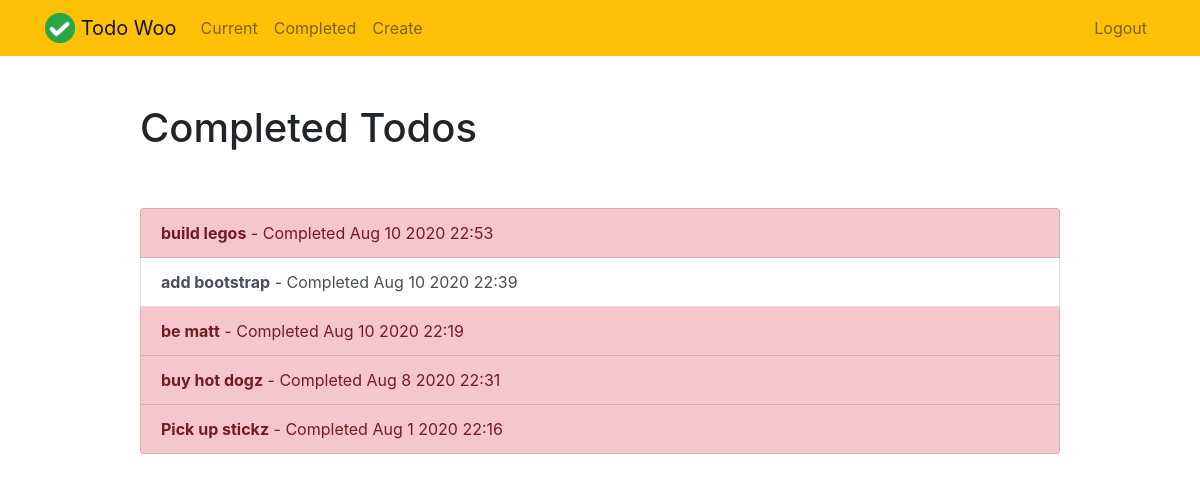
The app's page /completed/ (signed in) with its own data.
### todo/models.py (models this page shows, shortened)
class Todo(models.Model):
    title = models.CharField(max_length=100)
    memo = models.TextField(blank=True)
    created = models.DateTimeField(auto_now_add=True)
    datecompleted = models.DateTimeField(null=True, blank=True)
    important = models.BooleanField(default=False)
    user = models.ForeignKey(User, on_delete=models.CASCADE)

### todo/views.py (the view)
# urls.py: path('completed/', views.completedtodos, name='completedtodos'),
@login_required
def completedtodos(request):
    todos = Todo.objects.filter(user=request.user, datecompleted__isnull=False).order_by('-datecompleted')
    return render(request, 'todo/completedtodos.html', {'todos':todos})

### todo/templates/todo/completedtodos.html
{% extends "todo/base.html" %}
{% block content %}
    <div class="row justify-content-center mt-5">
        <div class="col-md-10">
            <h1>Completed Todos</h1>
        </div>
    </div>
    <div class="row justify-content-center mt-5">
        <div class="col-md-10">
            <div class="list-group">
                {% for todo in todos %}
                    <a href="{% url 'viewtodo' todo.id %}" class="list-group-item list-group-item-action{% if todo.important %} list-group-item-danger{% endif %}"><b>{{ todo.title }}</b> - Completed {{ todo.datecompleted|date:'M j Y H:i' }}</a>
                {% endfor %}
            </div>
        </div>
    </div>
{% endblock %}

### todo/templates/todo/base.html (shortened to what this page needs)
{% load static %}
<!doctype html>
<html lang="en">
<head>
    <link rel="stylesheet" href="https://stackpath.bootstrapcdn.com/bootstrap/4.4.1/css/bootstrap.min.css">
</head>
<body>
<nav class="navbar navbar-expand-md navbar-light bg-warning">
<div class="container">
    <a class="navbar-brand" href="{% url 'home' %}">
         <img src="{% static 'todo/logo.png' %}" width="30" height="30" class="d-inline-block align-top">
        <span>Todo Woo</span>
    </a>
    <div class="collapse navbar-collapse" id="navbarNav">
    {% if user.is_authenticated %}
        <ul class="navbar-nav mr-auto">
                <li class="nav-item {{ current }}">
                    <a class="nav-link" href="{% url 'currenttodos' %}">Current</a>
                </li>
                <li class="nav-item {{ completed }}">
                    <a class="nav-link" href="{% url 'completedtodos' %}">Completed</a>
                </li>
                <li class="nav-item {{ create }}">
                    <a class="nav-link" href="{% url 'createtodo' %}">Create</a>
                </li>
        </ul>
    {% endif %}
    <ul class="navbar-nav ml-auto">
            {% if user.is_authenticated %}
                <li class="nav-item">
                    <a href="#" onclick="$('#signOutBtn').click()" class="nav-link">Logout</a>
                </li>
            {% endif %}
        </ul>
    </div>
</div>
</nav>
<div class="container">
{% block content %}{% endblock %}
</div>
</body>
</html>

### records on screen
Todo: title "build legos", datecompleted "Aug 10 2020 22:53"
Todo: title "add bootstrap", datecompleted "Aug 10 2020 22:39"
Todo: title "be matt", datecompleted "Aug 10 2020 22:19"
Todo: title "buy hot dogz", datecompleted "Aug 8 2020 22:31"
Todo: title "Pick up stickz", datecompleted "Aug 1 2020 22:16"
